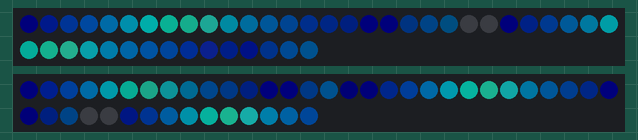
The sketch below on a simulated ESP8266 (NodeMCU). Parts: 2 × 45 RGB LEDs in strip order, left to right, continuing on the next row. Dim RGB values are drawn brighter than linear; random numbers use the default seed unless the sketch sets one.

Above: at 1.16 s.
At 10.54 s:
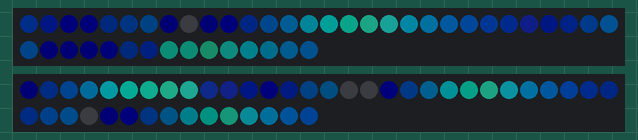
At 16.73 s:
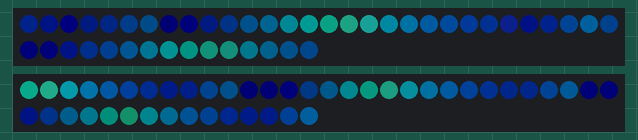
At 19.84 s:
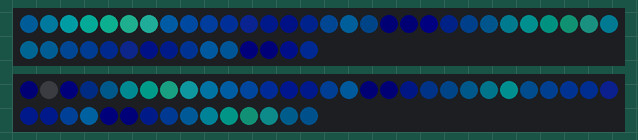
At 28.3 s:
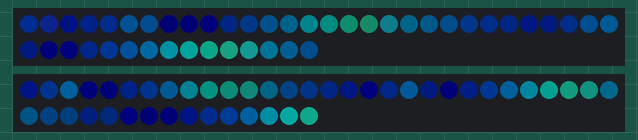
At 39.53 s:
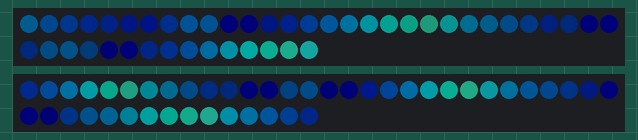

The sketch:

seaScapeOne.ino
```cpp
#include <FastLED.h>

#define LED_PIN_LEFT    D2
#define LED_PIN_RIGHT   D4

#define NUM_LEDS        45
#define LED_TYPE        WS2812B
#define COLOR_ORDER     GRB

#define BRIGHTNESS      120

CRGB leftLEDs[NUM_LEDS];
CRGB rightLEDs[NUM_LEDS];

CRGBPalette16 tidePalette = CRGBPalette16(
  CRGB(0, 0, 8),
  CRGB(0, 10, 35),
  CRGB(0, 30, 70),
  CRGB(0, 70, 105),

  CRGB(0, 120, 125),
  CRGB(10, 150, 125),
  CRGB(30, 130, 105),
  CRGB(0, 95, 115),

  CRGB(0, 65, 100),
  CRGB(0, 40, 80),
  CRGB(0, 20, 55),
  CRGB(5, 10, 35),

  CRGB(0, 5, 20),
  CRGB(0, 15, 40),
  CRGB(0, 50, 80),
  CRGB(0, 0, 8)
);


// ----------------------------------------------------
// NORMAL FLOW
// ----------------------------------------------------

float leftPosition  = 0;
float rightPosition = 0;

float leftSpeed  = 1.25;
float rightSpeed = 1.55;


// ----------------------------------------------------
// EDDY STRUCTURE
// ----------------------------------------------------

struct Eddy {
  bool active;

  float center;          // LED number where disturbance lives
  float radius;          // affected distance from center
  float strength;        // maximum displacement

  unsigned long startTime;
  unsigned long duration;
};


Eddy leftEddy;
Eddy rightEddy;


// Times for deciding whether to create new eddies
unsigned long nextLeftEddy  = 0;
unsigned long nextRightEddy = 0;


// ----------------------------------------------------
// START A NEW EDDY
// ----------------------------------------------------

void startEddy(Eddy &e) {

  e.active = true;

  // Don't put the center right at the ends
  e.center = random(6, NUM_LEDS - 6);

  // Region approximately 12-24 LEDs across
  e.radius = random(6, 13);

  // How strongly the color field gets bent backward
  e.strength = random(25, 65);

  // Eddy lasts roughly 2-5 seconds
  e.duration = random(2000, 5000);

  e.startTime = millis();
}


// ----------------------------------------------------
// CALCULATE DISTURBANCE AT ONE LED
// ----------------------------------------------------

float eddyEffect(Eddy &e, int ledNumber) {

  if (!e.active)
    return 0;

  unsigned long elapsed = millis() - e.startTime;

  if (elapsed >= e.duration) {
    e.active = false;
    return 0;
  }


  // --------------------------------------------------
  // TIME ENVELOPE
  //
  // Eddy smoothly grows, peaks, then disappears.
  // sin(0..PI) gives exactly that shape.
  // --------------------------------------------------

  float timePhase =
    (float)elapsed / (float)e.duration;

  float timeEnvelope =
    sin(timePhase * PI);


  // --------------------------------------------------
  // DISTANCE FROM EDDY CENTER
  // --------------------------------------------------

  float distance =
    abs((float)ledNumber - e.center);

  if (distance > e.radius)
    return 0;


  // Smoothly reduce effect toward edges
  float spatialEnvelope =
    1.0 - (distance / e.radius);

  // Curve it slightly so center is stronger
  spatialEnvelope *= spatialEnvelope;


  // --------------------------------------------------
  // ROTATIONAL EFFECT
  //
  // LEDs below the center are pushed one way;
  // LEDs above center are pushed the opposite way.
  //
  // This creates something more like an eddy than
  // simply shifting an entire block backward.
  // --------------------------------------------------

  float direction;

  if (ledNumber < e.center)
    direction = -1.0;
  else
    direction = 1.0;


  return direction *
         e.strength *
         spatialEnvelope *
         timeEnvelope;
}


// ----------------------------------------------------
// SETUP
// ----------------------------------------------------

void setup() {

  delay(1000);

  FastLED.addLeds<LED_TYPE, LED_PIN_LEFT, COLOR_ORDER>
         (leftLEDs, NUM_LEDS);

  FastLED.addLeds<LED_TYPE, LED_PIN_RIGHT, COLOR_ORDER>
         (rightLEDs, NUM_LEDS);

  FastLED.setBrightness(BRIGHTNESS);

  FastLED.clear();
  FastLED.show();

  randomSeed(micros());

  leftEddy.active  = false;
  rightEddy.active = false;

  nextLeftEddy  = millis() + random(3000, 7000);
  nextRightEddy = millis() + random(4000, 9000);
}


// ----------------------------------------------------
// LOOP
// ----------------------------------------------------

void loop() {

  unsigned long now = millis();


  // --------------------------------------------------
  // CREATE RANDOM EDDIES
  // --------------------------------------------------

  if (!leftEddy.active && now >= nextLeftEddy) {

    startEddy(leftEddy);

    nextLeftEddy =
      now + random(4000, 11000);
  }


  if (!rightEddy.active && now >= nextRightEddy) {

    startEddy(rightEddy);

    nextRightEddy =
      now + random(4000, 11000);
  }


  // --------------------------------------------------
  // BASIC BACKGROUND FLOW
  // --------------------------------------------------

  leftPosition  += leftSpeed;
  rightPosition += rightSpeed;


  // --------------------------------------------------
  // BUILD THE LIGHT FIELD
  // --------------------------------------------------

  for (int i = 0; i < NUM_LEDS; i++) {

    // Get local disturbance
    float leftDisturbance =
      eddyEffect(leftEddy, i);

    float rightDisturbance =
      eddyEffect(rightEddy, i);


    // ------------------------------------------------
    // LEFT STRIP
    // ------------------------------------------------

    uint8_t leftIndex =
      (uint8_t)(
        i * 11 +
        leftPosition +
        leftDisturbance
      );


    uint8_t leftBrightness =
      beatsin8(
        9,
        65,
        255,
        0,
        i * 8
      );


    leftLEDs[i] =
      ColorFromPalette(
        tidePalette,
        leftIndex,
        leftBrightness,
        LINEARBLEND
      );


    // ------------------------------------------------
    // RIGHT STRIP
    // ------------------------------------------------

    uint8_t rightIndex =
      (uint8_t)(
        i * 15 +
        rightPosition +
        rightDisturbance
      );


    uint8_t rightBrightness =
      beatsin8(
        11,
        55,
        255,
        0,
        i * 13
      );


    rightLEDs[i] =
      ColorFromPalette(
        tidePalette,
        rightIndex,
        rightBrightness,
        LINEARBLEND
      );
  }


  // --------------------------------------------------
  // VERY GENTLE GLOBAL SWELL
  // --------------------------------------------------

  uint8_t overall =
    beatsin8(4, 180, 255);

  FastLED.setBrightness(
    scale8(BRIGHTNESS, overall)
  );


  FastLED.show();

  delay(20);
}
```
